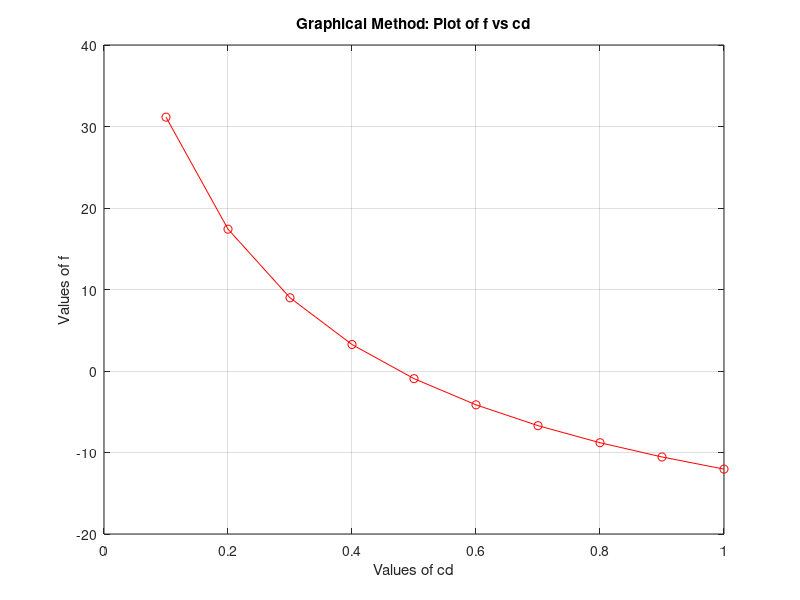
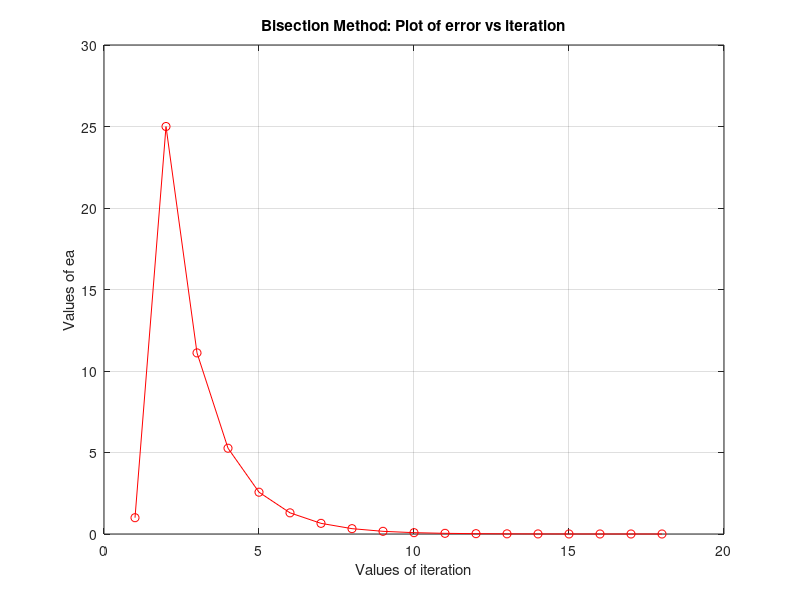

MATLAB code for these plots, in order:
% M-FILE
% Free-falling body
%
% Numerical Methods
% Roots: Bracketing Methods:
%   y = f(x)
%   f(x) = 0 --> x = xroot
%
% 1) Graphical Method
% 2) Bisection Method

clear;

% Parameters:
g = 9.81;

%Inputs:
m = 80;
v = 40;
t = 10;
 
% 1) Graphical Method
% ----------------------------------------------------
% Drag Coefficient, cd:
cdstart=0.1;
dcd = 0.1;
cdfinal = 1.0;
cd = [cdstart:dcd:cdfinal];

% Function, f(cd):
f = sqrt(g*m./cd).*tanh(sqrt(g.*cd/m)*t)-v;

% Plots:
figure(1)
plot(cd,f,'-ro')
title('Graphical Method: Plot of f vs cd')
xlabel('Values of cd')
ylabel('Values of f')
grid

% 2) Bisection Method
% ----------------------------------------------------
% 1. Step: Select the lower and upper boundaries
xl = 0.1;
xu = 0.5;

i=0;
ea(1)=1.0;
es = 0.0005;

while(1)

i=i+1;
iter(i)=i;   % Iteration

% 2. Step: Estimate the root
xr = (xl + xu)/2.0;
xrnew(i)=xr;

% 3. Step: Find the new boundaries
fxl = sqrt(g*m/xl)*tanh(sqrt(g*xl/m)*t)-v;
fxr = sqrt(g*m/xr)*tanh(sqrt(g*xr/m)*t)-v;

if( fxl*fxr > 0)
   xl=xr;
else
   xu=xr;
end

% Calculate error:
if(i>1)
   ea(i) = abs((xrnew(i)-xrnew(i-1))/xrnew(i))*100;
end

if(ea(i)<es)
   break; end

end  % END OF WHILE

% Plots:
figure(2)
plot(iter,ea,'-ro')
title('Bisection Method: Plot of error vs iteration')
xlabel('Values of iteration')
ylabel('Values of ea')
grid
